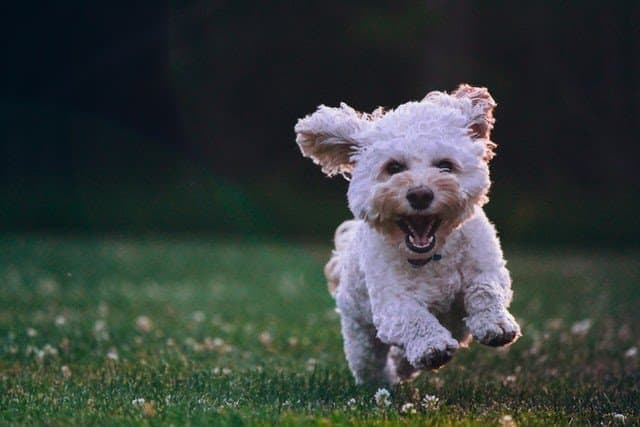
//> input picture ims/sample.jpg, 640 x 427 px
$ ./8_threshold   (built with g++ and OpenCV 4)
//> lines starting //> are read from the running program, lines starting //| are printed output that depends on the picture; after the words box and inside, x2 and y2 are one past the last pixel; in counts of white or black regions, pixels touching at a corner belong together
//
// Created by varora on 22/04/24.
//
#include "opencv2/imgproc.hpp"
#include "opencv2/imgcodecs.hpp"
#include "opencv2/highgui.hpp"
#include <iostream>

using namespace cv;
using std::cout;


int threshold_value = 0;
int threshold_type = 3;
int const max_value = 255;
int const max_type = 4;
int const max_binary_value = 255;

Mat src, src_gray, dst;
const char* window_name = "Threshold Demo";

const char* trackbar_type = "Type: \n 0: Binary \n 1: Binary Inverted \n 2: Truncate \n 3: To Zero \n 4: To Zero Inverted";
const char* trackbar_value = "Value";


static void Threshold_Demo( int, void* )
{
    /* 0: Binary
    1: Binary Inverted
    2: Threshold Truncated
    3: Threshold to Zero
    4: Threshold to Zero Inverted
    */
    threshold_type = getTrackbarPos( trackbar_type, window_name );
    threshold_value = getTrackbarPos( trackbar_value, window_name );
    threshold( src_gray, dst, threshold_value, max_binary_value, threshold_type );
    imshow( window_name, dst );
}

int main( int argc, char** argv )
{
    String imageName("ims/sample.jpg"); // by default
    if (argc > 1)
    {
        imageName = argv[1];
    }
    src = imread( samples::findFile( imageName ), IMREAD_COLOR ); // Load an image
//> src is the input picture: 427 rows x 640 cols, CV_8UC3; mean B, G, R 59.6, 63.1, 55.2

    if (src.empty())
    {
        cout << "Cannot read the image: " << imageName << std::endl;
        return -1;
    }

    cvtColor( src, src_gray, COLOR_BGR2GRAY ); // Convert the image to Gray
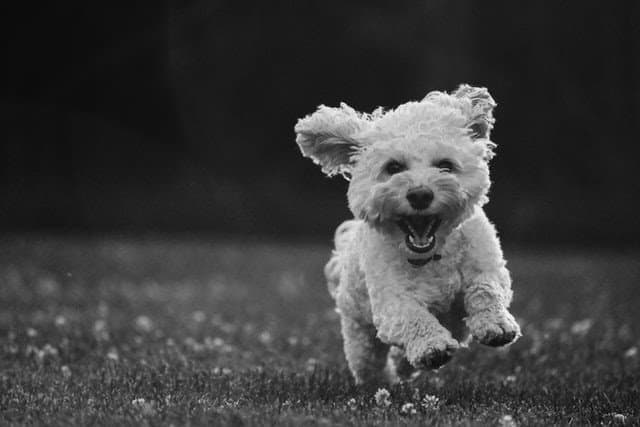
//> src_gray: 427 rows x 640 cols, CV_8UC1; min 0, max 253, mean 60.3

    namedWindow( window_name, WINDOW_AUTOSIZE ); // Create a window to display results

    createTrackbar( trackbar_type,
                    window_name, NULL,
                    max_type, Threshold_Demo ); // Create a Trackbar to choose type of Threshold

    createTrackbar( trackbar_value,
                    window_name, NULL,
                    max_value, Threshold_Demo ); // Create a Trackbar to choose Threshold value

    Threshold_Demo( 0, 0 ); // Call the function to initialize
//> in Threshold_Demo, `threshold( src_gray, dst, threshold_value, max_binary_value, threshold..`:
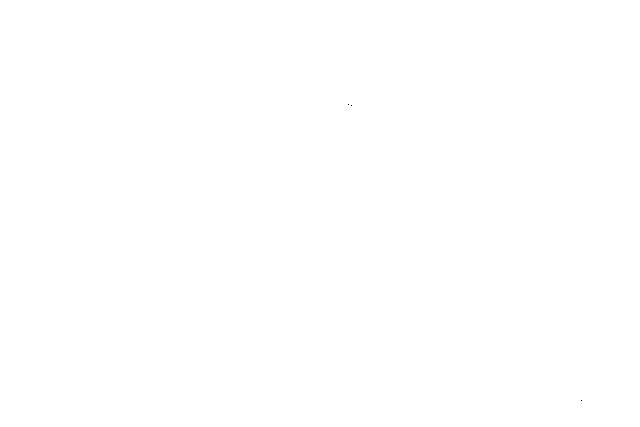
//> dst: 427 rows x 640 cols, CV_8UC1; 100% white; black in thin lines or dots, all inside (x1, y1, x2, y2) = (348, 104, 582, 401)

    waitKey();
    return 0;
}
